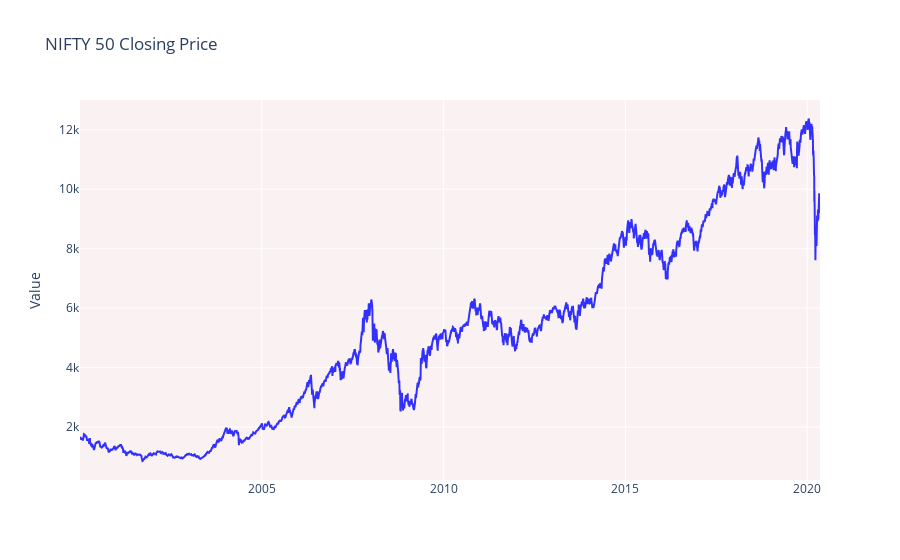

Notebook cell for this chart:
### Code cell
fig = go.Figure()
fig.add_trace(go.Scatter(
         x=nifty_50['Date'],
         y=nifty_50['Close'],
         name='Closing Price',
    line=dict(color='blue'),
    opacity=0.8))

    
fig.update_layout(title_text='NIFTY 50 Closing Price',plot_bgcolor='rgb(250, 242, 242)',yaxis_title='Value')

fig.show()

### Figure 1 — Plotly figure (JSON) as saved in the notebook; plotly's stock layout.template omitted (floating-point values rounded to 4 significant figures; data arrays with more than 128 entries replaced by an {"elided": "..."} marker saying what was removed)
{"data": [{"line": {"color": "blue"}, "name": "Closing Price", "opacity": 0.8, "type": "scatter", "x": {"elided": "5061 str values"}, "y": {"elided": "5061 float values"}}], "layout": {"plot_bgcolor": "rgb(250, 242, 242)", "title": {"text": "NIFTY 50 Closing Price"}, "yaxis": {"title": {"text": "Value"}}}}
